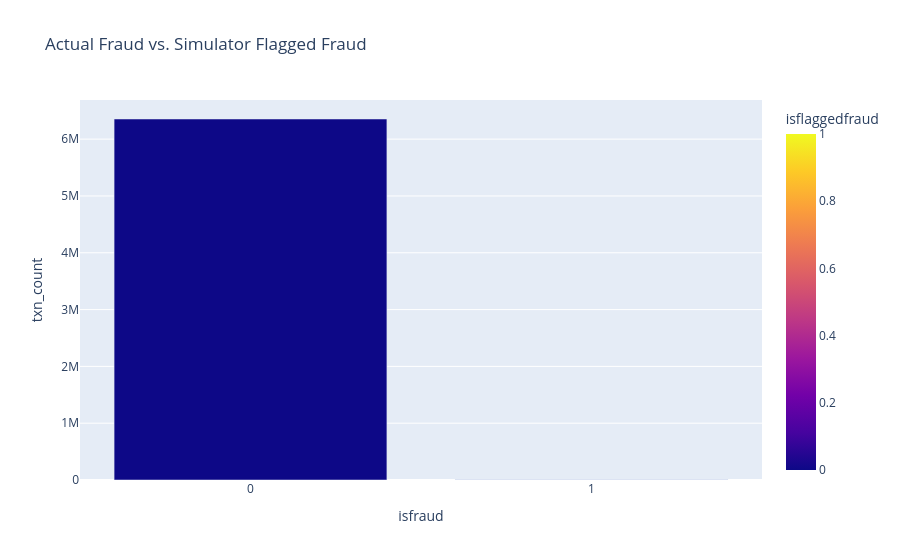

Source (notebook cell):
### Code cell
# Generate chart of flagged-vs-actual fraud comparison - Query (d)
df3 = df.groupby(['isfraud', 'isflaggedfraud']).size().reset_index(name='txn_count')

fig3 = px.bar(df3, x='isfraud', y='txn_count', color='isflaggedfraud', barmode='group',
              title='Actual Fraud vs. Simulator Flagged Fraud')
fig3.show()
print(df3)

### Figure 1 — Plotly figure (JSON) as saved in the notebook; plotly's stock layout.template omitted (floating-point values rounded to 4 significant figures)
{"data": [{"alignmentgroup": "True", "hovertemplate": "isfraud=%{x}<br>txn_count=%{y}<br>isflaggedfraud=%{marker.color}<extra></extra>", "legendgroup": "", "marker": {"color": [0, 0, 1], "coloraxis": "coloraxis", "pattern": {"shape": ""}}, "name": "", "offsetgroup": "", "orientation": "v", "showlegend": false, "textposition": "auto", "type": "bar", "x": [0, 1, 1], "xaxis": "x", "y": [6354407, 8197, 16], "yaxis": "y"}], "layout": {"barmode": "group", "coloraxis": {"colorbar": {"title": {"text": "isflaggedfraud"}}, "colorscale": [[0, "#0d0887"], [0.1111, "#46039f"], [0.2222, "#7201a8"], [0.3333, "#9c179e"], [0.4444, "#bd3786"], [0.5556, "#d8576b"], [0.6667, "#ed7953"], [0.7778, "#fb9f3a"], [0.8889, "#fdca26"], [1, "#f0f921"]]}, "legend": {"tracegroupgap": 0}, "title": {"text": "Actual Fraud vs. Simulator Flagged Fraud"}, "xaxis": {"anchor": "y", "domain": [0, 1], "title": {"text": "isfraud"}}, "yaxis": {"anchor": "x", "domain": [0, 1], "title": {"text": "txn_count"}}}}
